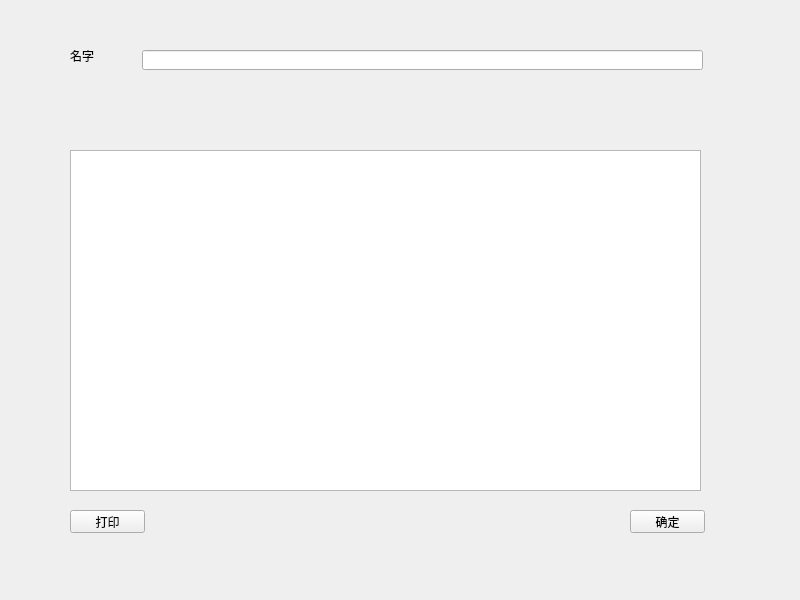
<?xml version="1.0" encoding="UTF-8"?>
<ui version="4.0">
 <class>MainWindow</class>
 <widget class="QMainWindow" name="MainWindow">
  <property name="geometry">
   <rect>
    <x>0</x>
    <y>0</y>
    <width>800</width>
    <height>600</height>
   </rect>
  </property>
  <property name="windowTitle">
   <string>MainWindow</string>
  </property>
  <widget class="QWidget" name="centralWidget">
   <widget class="QLabel" name="label">
    <property name="geometry">
     <rect>
      <x>70</x>
      <y>50</y>
      <width>54</width>
      <height>12</height>
     </rect>
    </property>
    <property name="text">
     <string>名字</string>
    </property>
   </widget>
   <widget class="QPushButton" name="pushButton">
    <property name="geometry">
     <rect>
      <x>70</x>
      <y>510</y>
      <width>75</width>
      <height>23</height>
     </rect>
    </property>
    <property name="text">
     <string>打印</string>
    </property>
   </widget>
   <widget class="QPushButton" name="pushButton_2">
    <property name="geometry">
     <rect>
      <x>630</x>
      <y>510</y>
      <width>75</width>
      <height>23</height>
     </rect>
    </property>
    <property name="text">
     <string>确定</string>
    </property>
   </widget>
   <widget class="QTextBrowser" name="textBrowser">
    <property name="geometry">
     <rect>
      <x>70</x>
      <y>150</y>
      <width>631</width>
      <height>341</height>
     </rect>
    </property>
    <property name="readOnly">
     <bool>false</bool>
    </property>
   </widget>
   <widget class="QLineEdit" name="lineEdit">
    <property name="geometry">
     <rect>
      <x>142</x>
      <y>50</y>
      <width>561</width>
      <height>20</height>
     </rect>
    </property>
   </widget>
  </widget>
 </widget>
 <resources/>
 <connections/>
</ui>
